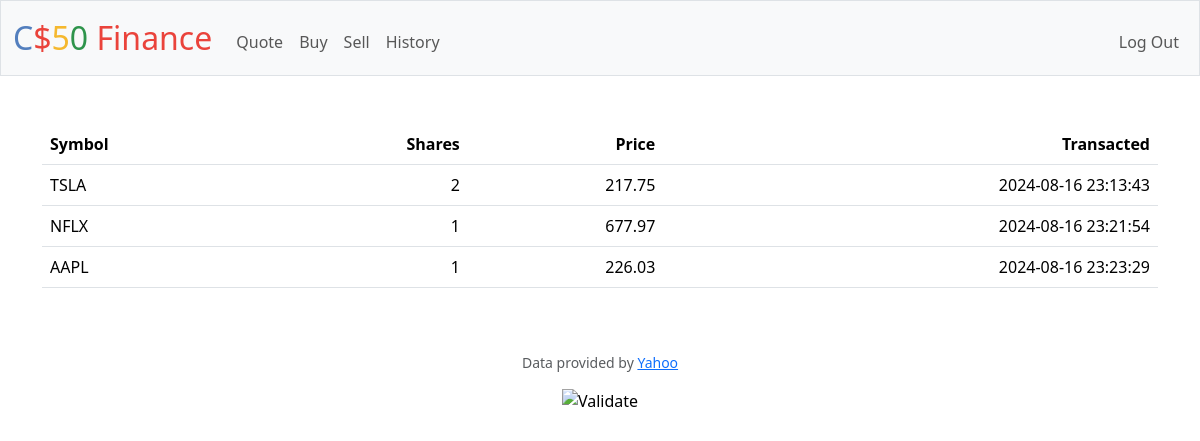
/history (signed in), run on an earlier commit of the app's database.
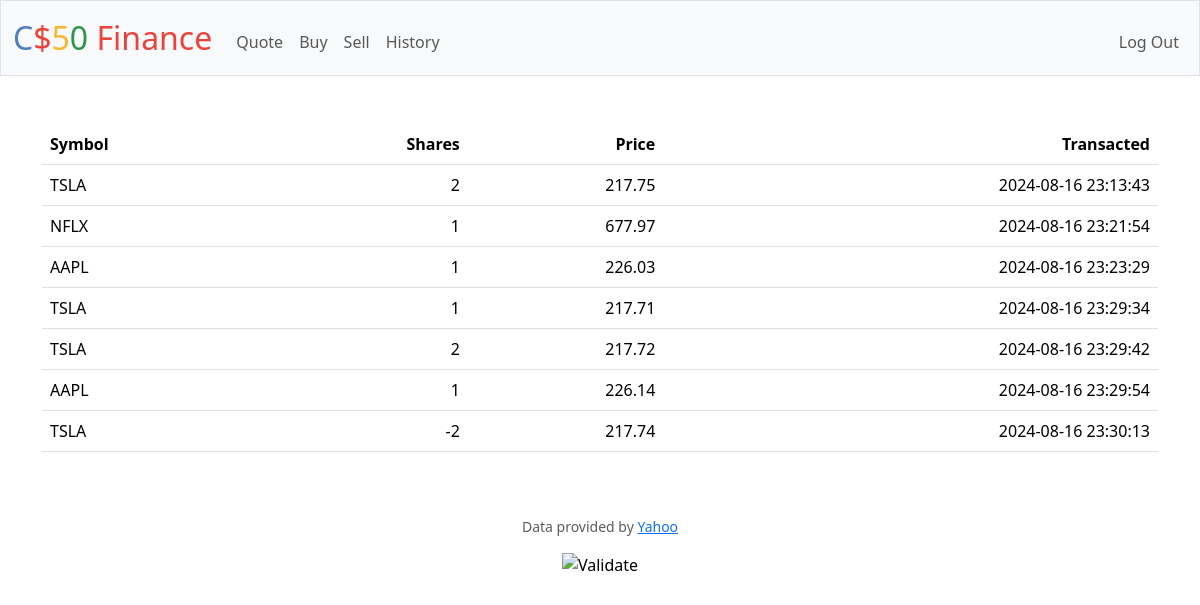
And on a later commit of the database.
### tables this page shows
CREATE TABLE 'buydata' ("id" INTEGER NOT NULL, "symbol" TEXT NOT NULL, "shares" INTEGER NOT NULL DEFAULT 0, "time" DATETIME NOT NULL, 'cost'  FLOAT NOT NULL );

CREATE TABLE "selldata"("id" INTEGER NOT NULL, "symbol" TEXT NOT NULL, "shares" INTEGER NOT NULL DEFAULT 0, "time" DATETIME NOT NULL, "cost" FLOAT NOT NULL DEFAULT 0);

### app.py (the view)
@app.route("/history")
@login_required
def history():
    if request.method == "GET":
        bhai = db.execute("SELECT * FROM buydata WHERE id = (?)",session["user_id"] )
        salmon = db.execute("SELECT * FROM selldata WHERE id = (?)",session["user_id"])
        return render_template("history.html",bhai = bhai, salmon = salmon)
    return apology("TODO")

### app.py (called while the page is built)
@app.after_request
def after_request(response):
    response.headers["Cache-Control"] = "no-cache, no-store, must-revalidate"
    response.headers["Expires"] = 0
    response.headers["Pragma"] = "no-cache"
    return response

### helpers.py (called while the page is built)
def login_required(f):
    @wraps(f)
    def decorated_function(*args, **kwargs):
        if session.get("user_id") is None:
            return redirect("/login")
        return f(*args, **kwargs)
    return decorated_function

### templates/history.html (shortened to what this page needs)
{% extends "layout.html" %}
{% block main %}
<table class="table">
    <thead>
        <tr>
            <th class="text-start">Symbol</th>
            <th class="text-end">Shares</th>
            <th class="text-end">Price</th>
            <th class="text-end">Transacted</th>
        </tr>
    </thead>
    <tbody>
            {% for shi in bhai %}
            <tr>
                <td class="text-start">{{shi.symbol}}</td>
                <td class="text-end">{{shi.shares}}</td>
                <td class="text-end">{{shi.cost}}</td>
                <td class="text-end">{{shi.time}}</td>
            </tr>
            {% endfor %}
            {% for type in salmon%}
            <tr>
                <td class="text-start">{{type.symbol}}</td>
                <td class="text-end">-{{type.shares}}</td>
                <td class="text-end">{{type.cost}}</td>
                <td class="text-end">{{type.time}}</td>
            </tr>
            {% endfor %}
    </tbody>
</table>
{% endblock %}

### templates/layout.html (shortened to what this page needs)
<!DOCTYPE html>
<html lang="en">
    <head>
        <link href="https://cdn.jsdelivr.net/npm/bootstrap@5.3.3/dist/css/bootstrap.min.css" rel="stylesheet">
        <link href="/static/styles.css" rel="stylesheet">
    </head>
    <body>
        <nav class="bg-light border navbar navbar-expand-md navbar-light">
            <div class="container-fluid">
                <a class="navbar-brand" href="/"><span class="blue">C</span><span class="red">$</span><span class="yellow">5</span><span class="green">0</span> <span class="red">Finance</span></a>
                <div class="collapse navbar-collapse" id="navbar">
                    {% if session["user_id"] %}
                        <ul class="navbar-nav me-auto mt-2">
                            <li class="nav-item"><a class="nav-link" href="/quote">Quote</a></li>
                            <li class="nav-item"><a class="nav-link" href="/buy">Buy</a></li>
                            <li class="nav-item"><a class="nav-link" href="/sell">Sell</a></li>
                            <li class="nav-item"><a class="nav-link" href="/history">History</a></li>
                        </ul>
                        <ul class="navbar-nav ms-auto mt-2">
                            <li class="nav-item"><a class="nav-link" href="/logout">Log Out</a></li>
                        </ul>
                    {% else %}
                        <ul class="navbar-nav ms-auto mt-2">
                            <li class="nav-item"><a class="nav-link" href="/register">Register</a></li>
                            <li class="nav-item"><a class="nav-link" href="/login">Log In</a></li>
                        </ul>
                    {% endif %}
                </div>
            </div>
        </nav>
        <main class="container py-5 text-center">
            {% block main %}{% endblock %}
        </main>
        <footer class="mb-5">
            <p class="mb-3 small text-center text-muted">
                Data provided by <a href="https://finance.yahoo.com/">Yahoo</a>
            </p>
            <form action="https://validator.w3.org/check" class="text-center" enctype="multipart/form-data" method="post" target="_blank">
                <input alt="Validate" src="/static/I_heart_validator.png" type="image">
            </form>
        </footer>
    </body>
</html>

### static/styles.css (style rules this page uses)
nav .navbar-brand { font-size: xx-large; }
nav .navbar-brand .blue { color: #537fbe; }
nav .navbar-brand .red { color: #ea433b; }
nav .navbar-brand .yellow { color: #f5b82e; }
nav .navbar-brand .green { color: #2e944b; }

What changed in the data, as far as the page shows it:
added buydata: symbol "TSLA", shares "1", cost "217.71", time "2024-08-16 23:29:34"
added buydata: symbol "TSLA", shares "2", cost "217.72", time "2024-08-16 23:29:42"
added buydata: symbol "AAPL", shares "1", cost "226.14", time "2024-08-16 23:29:54"
added selldata: symbol "TSLA", shares "2", cost "217.74", time "2024-08-16 23:30:13"
